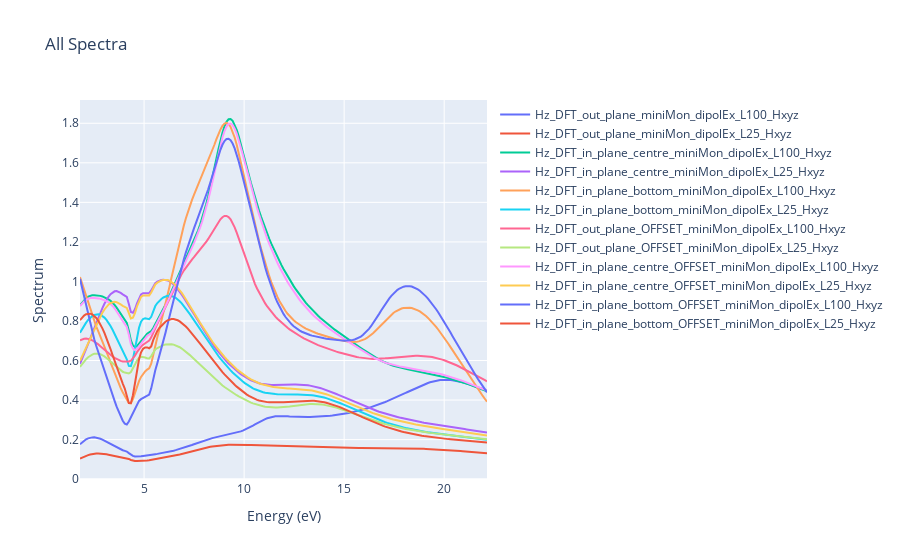

Here is the notebook cell this chart was saved with:
### Code cell
# Usage
fields = [
# "Ex", 
# "Ey", 
# "Ez",
# "Hx",
# "Hy",
# "Hz"
         ]
monitors = [
'DFT_out_plane',
'DFT_in_plane_centre',
'DFT_in_plane_bottom',
'DFT_out_plane_OFFSET',
'DFT_in_plane_centre_OFFSET',
'DFT_in_plane_bottom_OFFSET',
]

Parameters = [
# 'miniMonExL25_rand',
# 'miniMonExL25_centre',
'miniMon_dipolEx_L100_Hxyz',
'miniMon_dipolEx_L25_Hxyz',
             ]


plot_all_spectra(".", Parameters, fields, monitors)

### Figure 1 — Plotly figure (JSON) as saved in the notebook; plotly's stock layout.template omitted (floating-point values rounded to 4 significant figures; data arrays with more than 128 entries replaced by an {"elided": "..."} marker saying what was removed)
{"data": [{"mode": "lines", "name": "Hz_DFT_out_plane_miniMon_dipolEx_L100_Hxyz", "type": "scatter", "x": {"elided": "201 float values"}, "y": {"elided": "201 float values"}}, {"mode": "lines", "name": "Hz_DFT_out_plane_miniMon_dipolEx_L25_Hxyz", "type": "scatter", "x": {"elided": "201 float values"}, "y": {"elided": "201 float values"}}, {"mode": "lines", "name": "Hz_DFT_in_plane_centre_miniMon_dipolEx_L100_Hxyz", "type": "scatter", "x": {"elided": "201 float values"}, "y": {"elided": "201 float values"}}, {"mode": "lines", "name": "Hz_DFT_in_plane_centre_miniMon_dipolEx_L25_Hxyz", "type": "scatter", "x": {"elided": "201 float values"}, "y": {"elided": "201 float values"}}, {"mode": "lines", "name": "Hz_DFT_in_plane_bottom_miniMon_dipolEx_L100_Hxyz", "type": "scatter", "x": {"elided": "201 float values"}, "y": {"elided": "201 float values"}}, {"mode": "lines", "name": "Hz_DFT_in_plane_bottom_miniMon_dipolEx_L25_Hxyz", "type": "scatter", "x": {"elided": "201 float values"}, "y": {"elided": "201 float values"}}, {"mode": "lines", "name": "Hz_DFT_out_plane_OFFSET_miniMon_dipolEx_L100_Hxyz", "type": "scatter", "x": {"elided": "201 float values"}, "y": {"elided": "201 float values"}}, {"mode": "lines", "name": "Hz_DFT_out_plane_OFFSET_miniMon_dipolEx_L25_Hxyz", "type": "scatter", "x": {"elided": "201 float values"}, "y": {"elided": "201 float values"}}, {"mode": "lines", "name": "Hz_DFT_in_plane_centre_OFFSET_miniMon_dipolEx_L100_Hxyz", "type": "scatter", "x": {"elided": "201 float values"}, "y": {"elided": "201 float values"}}, {"mode": "lines", "name": "Hz_DFT_in_plane_centre_OFFSET_miniMon_dipolEx_L25_Hxyz", "type": "scatter", "x": {"elided": "201 float values"}, "y": {"elided": "201 float values"}}, {"mode": "lines", "name": "Hz_DFT_in_plane_bottom_OFFSET_miniMon_dipolEx_L100_Hxyz", "type": "scatter", "x": {"elided": "201 float values"}, "y": {"elided": "201 float values"}}, {"mode": "lines", "name": "Hz_DFT_in_plane_bottom_OFFSET_miniMon_dipolEx_L25_Hxyz", "type": "scatter", "x": {"elided": "201 float values"}, "y": {"elided": "201 float values"}}], "layout": {"hovermode": "x unified", "title": {"text": "All Spectra"}, "xaxis": {"title": {"text": "Energy (eV)"}}, "yaxis": {"title": {"text": "Spectrum"}}}}
